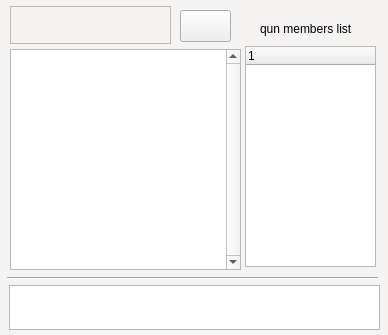
<ui version="4.0" >
 <class>FxQunWin</class>
 <widget class="QMainWindow" name="FxQunWin" >
  <property name="geometry" >
   <rect>
    <x>0</x>
    <y>0</y>
    <width>388</width>
    <height>335</height>
   </rect>
  </property>
  <property name="windowTitle" >
   <string>qunwindow</string>
  </property>
  <property name="styleSheet" >
   <string>QMainWindow {
 
background-color:rgb(246,243,243);

}</string>
  </property>
  <widget class="QWidget" name="centralwidget" >
   <widget class="QPushButton" name="BT_SMS" >
    <property name="geometry" >
     <rect>
      <x>180</x>
      <y>10</y>
      <width>51</width>
      <height>32</height>
     </rect>
    </property>
    <property name="text" >
     <string/>
    </property>
    <property name="icon" >
     <iconset>../../../../home/dengdd/image/misc/bt_sms.gif</iconset>
    </property>
    <property name="iconSize" >
     <size>
      <width>45</width>
      <height>38</height>
     </size>
    </property>
   </widget>
   <widget class="QTextEdit" name="MsgEdit" >
    <property name="geometry" >
     <rect>
      <x>9</x>
      <y>285</y>
      <width>371</width>
      <height>45</height>
     </rect>
    </property>
   </widget>
   <widget class="QLabel" name="Ac_Status" >
    <property name="geometry" >
     <rect>
      <x>10</x>
      <y>6</y>
      <width>161</width>
      <height>38</height>
     </rect>
    </property>
    <property name="frameShape" >
     <enum>QFrame::StyledPanel</enum>
    </property>
    <property name="text" >
     <string/>
    </property>
    <property name="textFormat" >
     <enum>Qt::RichText</enum>
    </property>
    <property name="wordWrap" >
     <bool>true</bool>
    </property>
   </widget>
   <widget class="Line" name="line" >
    <property name="geometry" >
     <rect>
      <x>7</x>
      <y>268</y>
      <width>371</width>
      <height>21</height>
     </rect>
    </property>
    <property name="orientation" >
     <enum>Qt::Horizontal</enum>
    </property>
   </widget>
   <widget class="QTextEdit" name="MsgBrowser" >
    <property name="geometry" >
     <rect>
      <x>10</x>
      <y>49</y>
      <width>231</width>
      <height>221</height>
     </rect>
    </property>
    <property name="focusPolicy" >
     <enum>Qt::NoFocus</enum>
    </property>
    <property name="lineWidth" >
     <number>2</number>
    </property>
    <property name="verticalScrollBarPolicy" >
     <enum>Qt::ScrollBarAlwaysOn</enum>
    </property>
    <property name="autoFormatting" >
     <set>QTextEdit::AutoBulletList</set>
    </property>
    <property name="undoRedoEnabled" >
     <bool>true</bool>
    </property>
    <property name="readOnly" >
     <bool>true</bool>
    </property>
    <property name="overwriteMode" >
     <bool>true</bool>
    </property>
    <property name="textInteractionFlags" >
     <set>Qt::TextSelectableByMouse</set>
    </property>
   </widget>
   <widget class="QTreeWidget" name="view" >
    <property name="geometry" >
     <rect>
      <x>245</x>
      <y>46</y>
      <width>131</width>
      <height>221</height>
     </rect>
    </property>
    <column>
     <property name="text" >
      <string>1</string>
     </property>
    </column>
   </widget>
   <widget class="QLabel" name="label" >
    <property name="geometry" >
     <rect>
      <x>260</x>
      <y>20</y>
      <width>111</width>
      <height>18</height>
     </rect>
    </property>
    <property name="text" >
     <string>qun members list</string>
    </property>
   </widget>
  </widget>
 </widget>
 <resources/>
 <connections/>
</ui>
